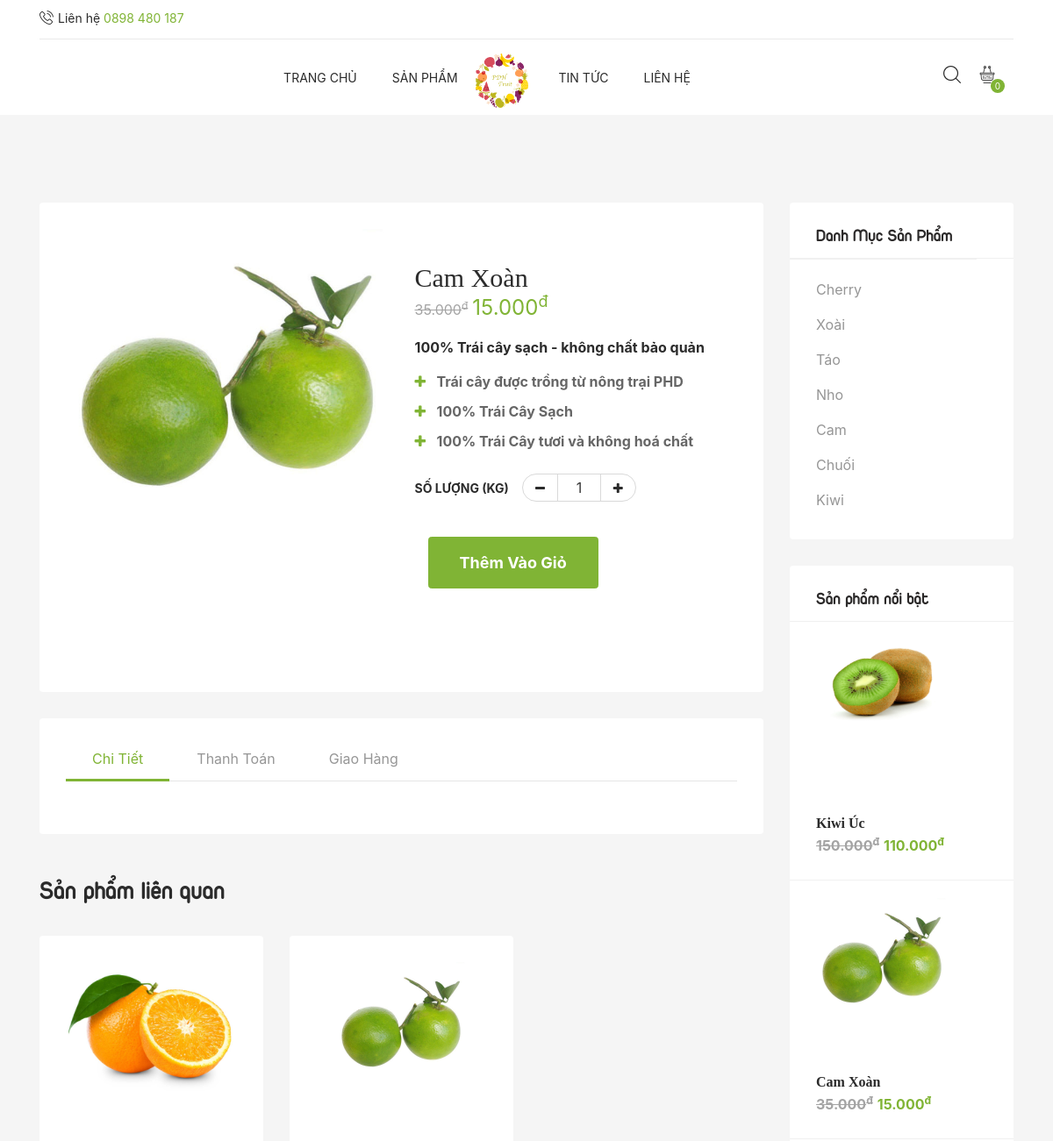
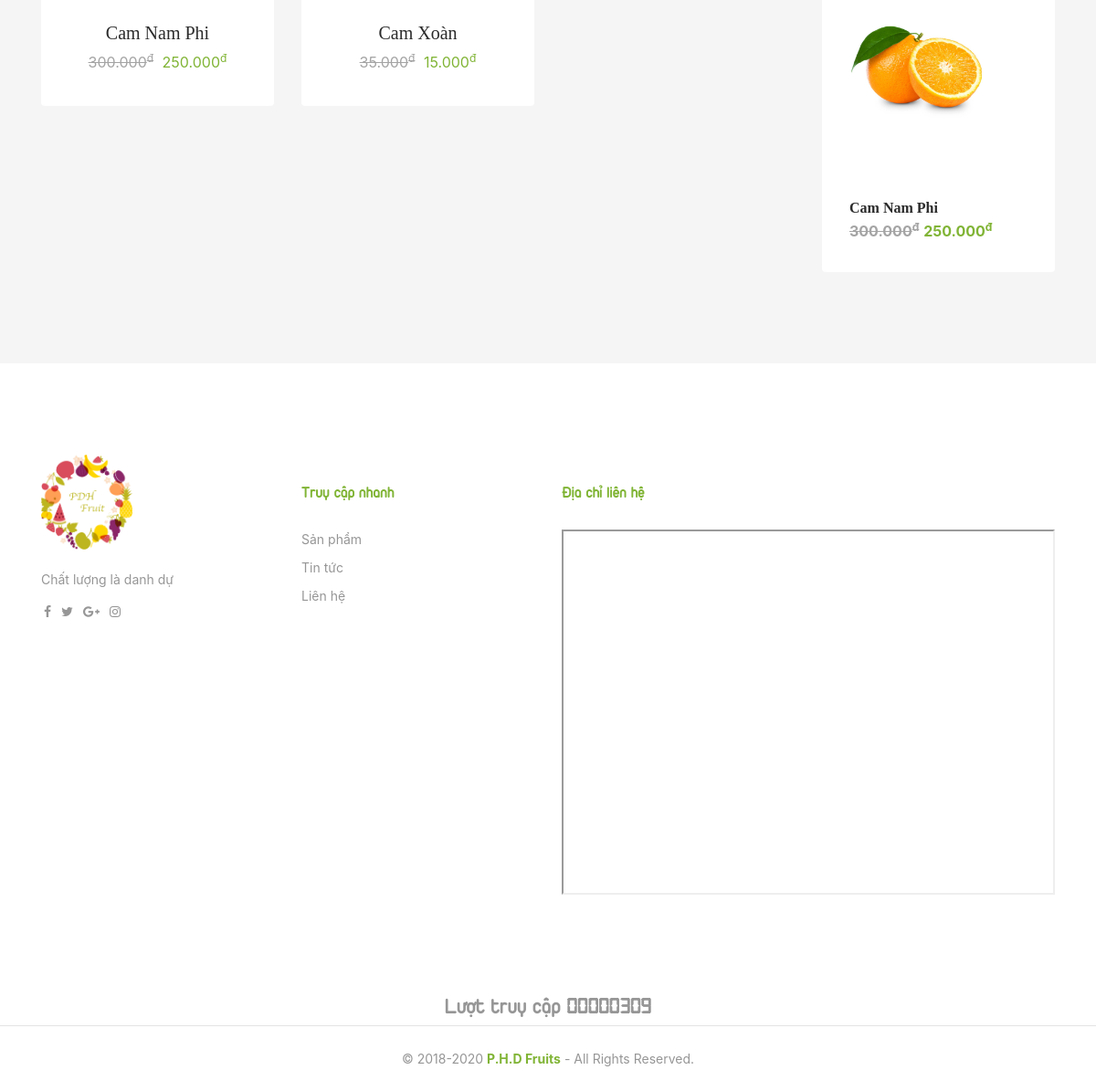
The app's page /PHDFruits/index.php?ref=detail_product&id=60&id_menu=33 with its own data (2 pictures, top to bottom).
### tables this page shows
CREATE TABLE `company_info` (
  `id` int(10) NOT NULL,
  `sdt1` varchar(20) NOT NULL,
  `sdt2` varchar(20) NOT NULL,
  `email` varchar(50) NOT NULL,
  `address` varchar(500) NOT NULL,
  `map` varchar(1000) NOT NULL
);

CREATE TABLE `products` (
  `id` int(10) NOT NULL,
  `name` varchar(100) NOT NULL,
  `quantity` int(11) NOT NULL,
  `category` varchar(50) NOT NULL,
  `price` int(20) DEFAULT NULL,
  `price_sale` int(20) NOT NULL,
  `file_name` varchar(255) NOT NULL,
  `description` text NOT NULL,
  `hot` varchar(5) NOT NULL,
  `homepage` varchar(5) NOT NULL,
  `sort_homepage` int(20) NOT NULL,
  `date_created` datetime NOT NULL,
  `date_modified` datetime DEFAULT CURRENT_TIMESTAMP
);

CREATE TABLE `category` (
  `id` int(11) NOT NULL,
  `name_category` varchar(255) NOT NULL
);

CREATE TABLE `count_visit` (
  `id` int(1) NOT NULL,
  `visit` int(255) NOT NULL
);

### PHDFruits/client/store/related_product.php (the view, shortened to what this page needs)
<?php
include 'admin/config.php';
if (isset($_GET['id_menu'])){
    $id_menu = $_GET['id_menu'];
    $tv = mysqli_query($connect,"select * from products where category = '$id_menu' limit 3");
    ?>
    <div class="tr-products popup-one related-products">
        <h1><strong>Sản phẩm</strong> liên quan</h1>
        <div class="row">
            <?php while ($tv_1 = mysqli_fetch_array($tv)){
                $gia_goc=$tv_1['price'];
                $gia_goc=number_format($gia_goc,0,",",".");
                $gia_giam=$tv_1['price_sale'];
                $gia_giam=number_format($gia_giam,0,",",".");
                $so_luong = $tv_1['quantity'];
                ?>
                <div class="col-lg-4">
                    <div class="product">
                        <form action="" method="get">
                            <a href="?ref=detail_product&id=<?php echo $tv_1['id']?>&id_menu=<?php echo $tv_1['category']?>">
                                                <span class="product-image">
                                                     <img src="admin/products/uploads/<?php echo $tv_1['file_name']?>" alt="<?php echo $tv_1['file_name']?>" class="img-fluid" style="max-height: 150px;min-height: 150px;">
                                                </span>
                                <span class="product-title"><?php echo $tv_1['name'] ?></span>
                                <?php
                                if ($so_luong == 0){
                                    echo "<h3 style='color: red;'>Hết hàng</h3>";
                                }else { ?>
                                    <span class="price"><del><?php echo $gia_goc; ?><sup>đ</sup></del>
                                        <?php echo $gia_giam; ?><sup>đ</sup></span>
                                <?php }
                                ?>
                            </a>
                        </form>
                    </div>
                </div>
            <?php } ?>
        </div>
    </div>
<?php } ?>

### PHDFruits/client/navbar.php (shortened to what this page needs)
<?php
include 'admin/config.php';
$res = mysqli_query($connect, "SELECT * FROM company_info");
$data = mysqli_fetch_array($res);
?>
<div class="tr-topbar">
    <div class="container">
        <div class="topbar-content">
            <div class="float-left">
                <span><span class="icon icon-phone-call"></span> Liên hệ <a href="tel:<?php echo $data['sdt1'] ?>"><span class="number"><?php echo $data['sdt1'] ?></span></a></span>
            </div>
        </div>
    </div>
</div>
<div class="tr-menu">
    <nav class="navbar navbar-expand-lg">
        <div class="container">
            <div class="collapse navbar-collapse justify-content-center" id="navbarNav">
                <ul class="navbar-nav tr-d-md-none">
                    <li class="nav-item tr-dropdown"><a class="nav-link" href="index.php">Trang chủ</a></li>
                    <li class="nav-item"><a class="nav-link" href="?ref=store">Sản phẩm</a></li>
                    <li class="tr-middle-logo"><a class="navbar-brand" href="index.php"><img class="img-fluid" src="client/images/logo.png" alt="Logo" style="max-width: 60px;"></a></li>
                    <li class="nav-item"><a class="nav-link" href="?ref=blog">Tin tức</a></li>
                    <li class="nav-item"><a class="nav-link" href="?ref=contact">Liên hệ</a></li>
                </ul>
            </div>
            <div class="find-option float-right">
                <ul class="global-list">
                    <?php
                    include 'client/form_search.php';
                    include 'client/cart/form_cart.php';
                    ?>
                </ul>
            </div>
        </div>
    </nav>
</div>

### PHDFruits/client/store/detail_product.php (shortened to what this page needs)
<?php
include 'admin/config.php';
$id=$_GET['id'];
$tv="select * from products where id='$id'";
$tv_1=mysqli_query($connect,$tv);
$tv_2=mysqli_fetch_array($tv_1);
$ten = $tv_2['name'];
$gia_goc=$tv_2['price'];
$gia_goc=number_format($gia_goc,0,",",".");
$gia_giam=$tv_2['price_sale'];
$gia_giam=number_format($gia_giam,0,",",".");
$so_luong = $tv_2['quantity'];
$sql="select * from productS where id = '$id'";
$query=mysqli_query($connect,$sql);
?>
<div class="main-content bg-color">
    <div class="container">
        <div class="row">
            <div class="col-md-8 col-lg-9  push-md-4 push-lg-3">
                <div class="details-content">
                    <div class="product-details section-bg-white">
                        <div class="row">
                            <div class="col-lg-6">
                                <div id="details-slider" class="details-slider carousel slide" data-ride="carousel">
                                    <div class="carousel-inner" role="listbox">
                                        <div class="carousel-item1">
                                            <?php
                                                while($row=mysqli_fetch_array($query)){;?>
                                            <img class="img-fluid" src="<?php echo "admin/products/uploads/".$row['file_name']; ?>" alt="<?php echo $row['file_name'];?>">
                                                <?php } ?>
                                        </div>
                                    </div>
                                </div>
                            </div>
                            <div class="col-lg-6">
                                <div class="product-details-info">
                                    <span class="product-title"><?php echo $ten; ?></span>
                                    <?php
                                    if ($so_luong == 0){
                                        echo "<div style='color: red'><h2>Hết hàng</h2></div>";
                                    }else { ?>
                                        <span class="price"><del><?php echo $gia_goc; ?><sup>đ</sup></del><?php echo $gia_giam; ?><sup>đ</sup></span>
                                    <?php } ?>
                                    <p>100% Trái cây sạch - không chất bảo quản</p>
                                    <ul class="global-list">
                                        <li>Trái cây được trồng từ nông trại PHD</li>
                                        <li>100% Trái Cây Sạch</li>
                                        <li>100% Trái Cây tươi và không hoá chất</li>
                                    </ul>
                                    <?php
                                    if ($so_luong == 0){
                                        echo "<div>&nbsp;</div>";
                                    }else {
                                        echo '<form action="" method="get">';
                                        echo "<div class='quantity-price'>";
                                        echo "<span>Số lượng (kg)</span>";
                                        echo "<div class='quantity' data-trigger='spinner'>";
                                        echo "<input type='text' name='quantity' value='1' style='width:50px' class='input-text'> ";
                                        echo "</div>";
                                        echo "</div>";
                                        echo "<div class='add-to-cart'>";
                                        echo "<input class='btn btn-primary' type='submit' value='Thêm vào giỏ' style='margin-left:15px' >";
                                        echo "</div>";
                                        echo "</form>";
                                    }
                                    ?>
                                </div>
                            </div>
                        </div>
                    </div>
                    <div class="products-description section-bg-white">
                        <ul class="nav nav-tabs description-tabs" role="tablist">
                            <li role="presentation" class="nav-item"><a class="nav-link active" href="#details" aria-controls="details" role="tab" data-toggle="tab">Chi tiết</a></li>
                            <li class="nav-item" role="presentation"><a class="nav-link" href="#payment" aria-controls="payment" role="tab" data-toggle="tab" aria-expanded="true">Thanh toán</a></li>
                            <li class="nav-item" role="presentation"><a class="nav-link" href="#delivery" aria-controls="delivery" role="tab" data-toggle="tab" aria-expanded="true">Giao hàng</a></li>
                        </ul>
                    </div>
                    <?php include 'client/store/related_product.php' ?>
                </div>
            </div>
            <div class="col-md-4 col-lg-3 pull-md-8 pull-lg-9">
                <div class="gb-sidebar">
                    <div class="widget-area">
                        <?php
                        include 'client/store/form_category.php';
                        include "client/store/hot_products_2.php";
                        ?>
                    </div>
                </div>
            </div>
        </div>
    </div>
</div>

### PHDFruits/client/store/form_category.php
<div class="widget widget_categories">
    <h3 class="widget_title"><a class="widget_title" href="?ref=store">Danh Mục Sản Phẩm</a></h3>
    <ul>
        <?php
        $tv="select * from category order by id ";
        $tv_1=mysqli_query($connect,$tv);
        while($tv_2=mysqli_fetch_array($tv_1))
        {
            $ten=$tv_2['name_category'];
            $id=$tv_2['id'];
            echo "<li><a href='?ref=store&id_menu=".$id."'>$ten</a></li>";
        }
        ?>
    </ul>
</div>

### PHDFruits/client/store/hot_products_2.php
<div class="widget widget_recent_entries">
    <h3 class="widget_title">Sản phẩm nổi bật</h3>
    <ul>
        <?php
        $tv = mysqli_query($connect,'select * from products where hot = "Có" order by id desc limit 3 ');
        while ($tv_1 = mysqli_fetch_array($tv)){
            $gia_goc=$tv_1['price'];
            $gia_goc=number_format($gia_goc,0,",",".");
            $gia_giam=$tv_1['price_sale'];
            $gia_giam=number_format($gia_giam,0,",",".");
            $so_luong = $tv_1['quantity'];
            ?>
            <li>
                <div class="product" style="height: auto !important;">
                    <a href="?ref=detail_product&id=<?php echo $tv_1['id'];?>&id_menu=<?php echo $tv_1['category']?>" class="media">
                        <span class="product-image">
                            <img src="admin/products/uploads/<?php echo $tv_1['file_name'];?>" alt="Image" class="img-fluid" style="width:150px;">
                        </span>
    <span class="product-info media-body">
                        <span class="product-title"><strong><?php echo $tv_1['name'];?></strong></span>
        <?php
        if ($so_luong == 0){
            echo "<h3 style='color: red;'>Hết hàng</h3>";
        }else{ ?>
            <span class="price"><del><?php echo $gia_goc?><sup>đ</sup></del><?php echo $gia_giam?><sup>đ</sup></span>
        <?php } ?>
                        </span>
                    </a>
                </div>
            </li>
        <?php } ?>
    </ul>
</div>

### PHDFruits/client/footer.php (shortened to what this page needs)
<div class="tr-footer section-bg-white">
    <div class="footer-top section-padding">
        <div class="container">
            <div class="row">
                <div class="col-md-3 col-xs-12">
                    <div class="footer-widget">
                        <div class="footer-logo">
                            <a href="index.php"><img src="logo.png" alt="Logo" class="img-fluid" style="max-width: 100px;"></a>
                        </div>
                        <p>Chất lượng là danh dự</p>
                        <div class="footer-social">
                            <ul class="global-list">
                                <li><a href="#"><i class="fa fa-facebook" aria-hidden="true"></i></a></li>
                                <li><a href="#"><i class="fa fa-twitter" aria-hidden="true"></i></a></li>
                                <li><a href="#"><i class="fa fa-google-plus" aria-hidden="true"></i></a></li>
                                <li><a href="#"><i class="fa fa-instagram" aria-hidden="true"></i></a></li>
                            </ul>
                        </div>
                    </div>
                </div>
                <div class="col-md-3 col-xs-12">
                    <div class="footer-widget">
                        <h3>Truy cập nhanh</h3>
                        <ul class="global-list">
                            <li><a href="?ref=store">Sản phẩm</a></li>
                            <li><a href="?ref=blog">Tin tức</a></li>
                            <li><a href="?ref=contact">Liên hệ</a></li>
                        </ul>
                    </div>
                </div>
                <div class="col-md-6 col-xs-12">
                    <div class="footer-widget">
                        <h3>Địa chỉ liên hệ</h3>
                        <?php
                        $query = mysqli_query($connect,"select * from company_info");
                        $row= mysqli_fetch_array($query);
                        echo $row['map'];?>
                    </div>
                </div>
            </div>
        </div>
    </div>
    <div class="row">
        <div class="col-12" style="text-align: center">
            <h3 style="font-weight: normal;">Lượt truy cập <b style="font-family: '7-Led'"><?php echo $visit_f?></b></h3>
        </div>
    </div>
    <div class="footer-bottom clearfix">
        <div class="container" style="text-align: center;">
            <div class="" style="float: none">
                <span>© 2018-<?php echo date("Y") ?> <a href="admin/index.php" style="color: #80b435;" target="_blank"><b>P.H.D Fruits</b></a> - All Rights Reserved.</span>
            </div>
        </div>
    </div>
</div>

### records on screen
company_info: sdt1 "0898 480 187"
products: file_name (picture), name "Cam Xoàn", price "35.000", price_sale "15.000"
products: file_name (picture), name "Cam Nam Phi", price "300.000", price_sale "250.000"
category: name_category "Cherry"
category: name_category "Xoài"
category: name_category "Táo"
category: name_category "Nho"
category: name_category "Cam"
category: name_category "Chuối"
category: name_category "Kiwi"
products: file_name (picture), name "Kiwi Úc", price "150.000", price_sale "110.000"
count_visit: visit "00000309"

### other values on screen
$so_luong "0"
